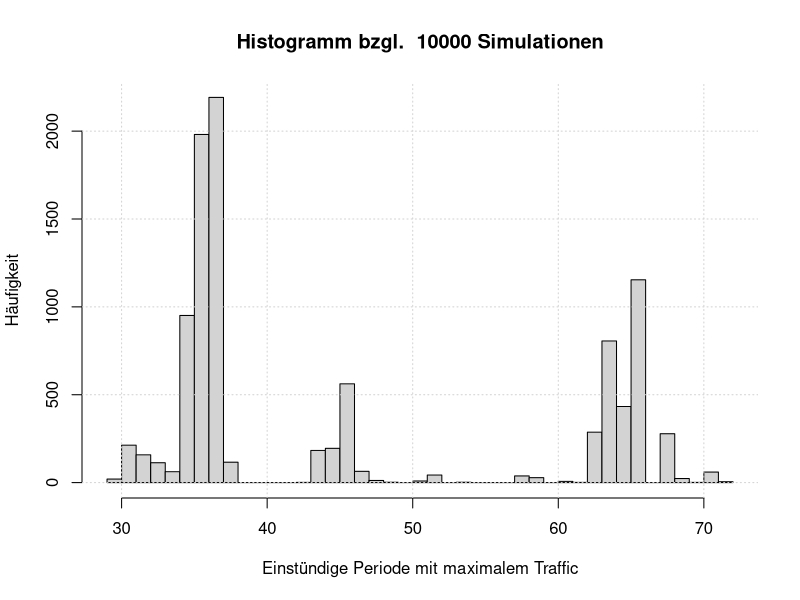
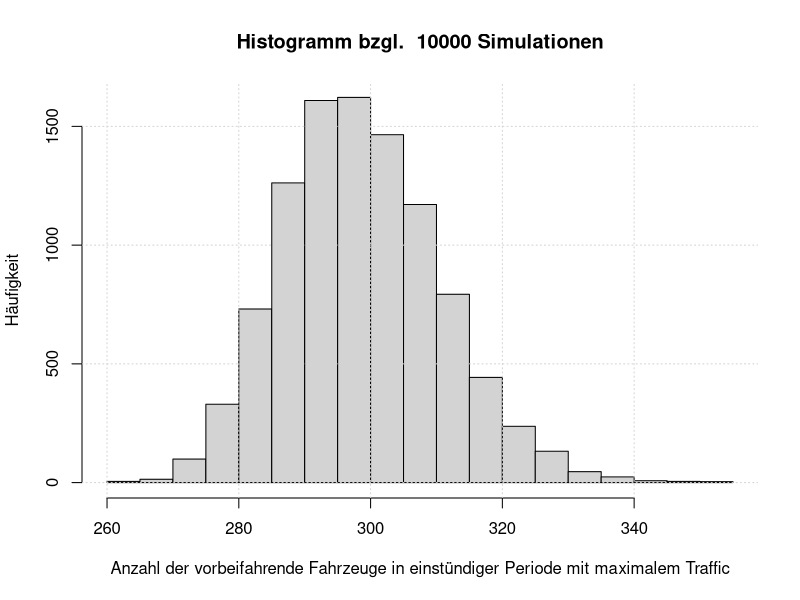
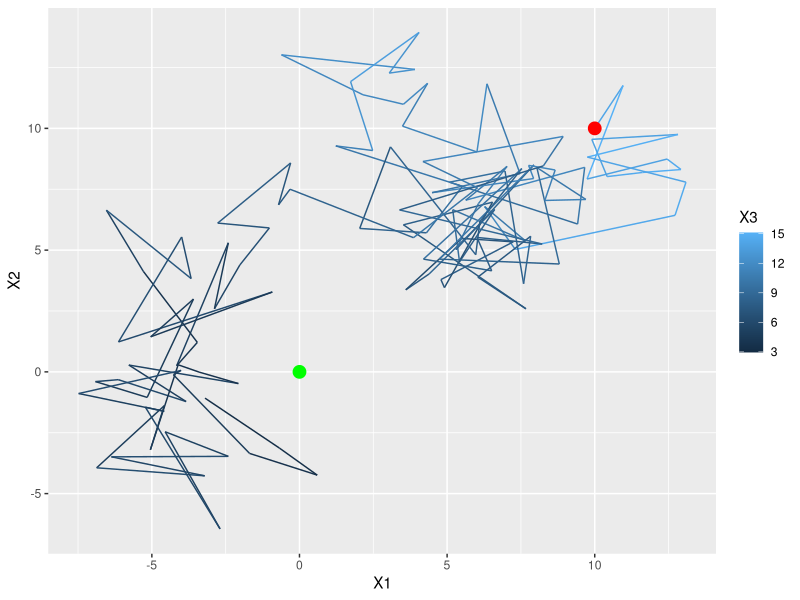
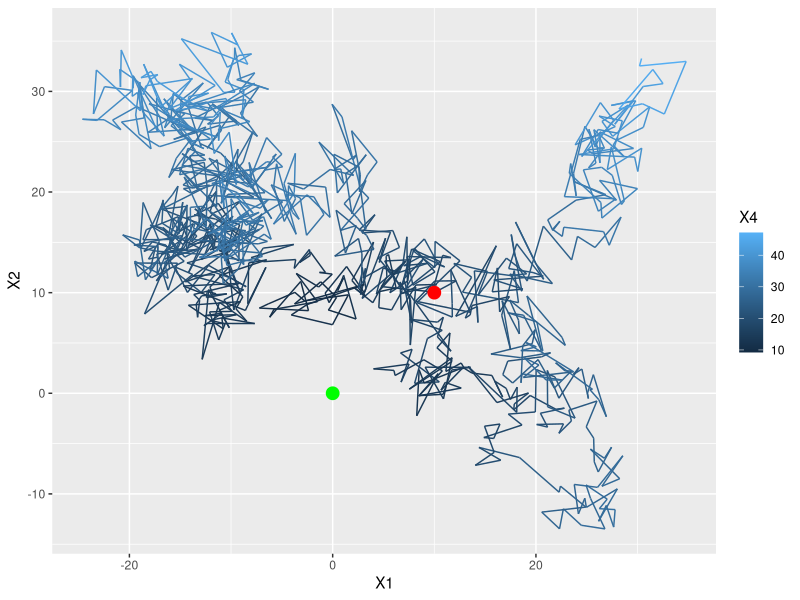
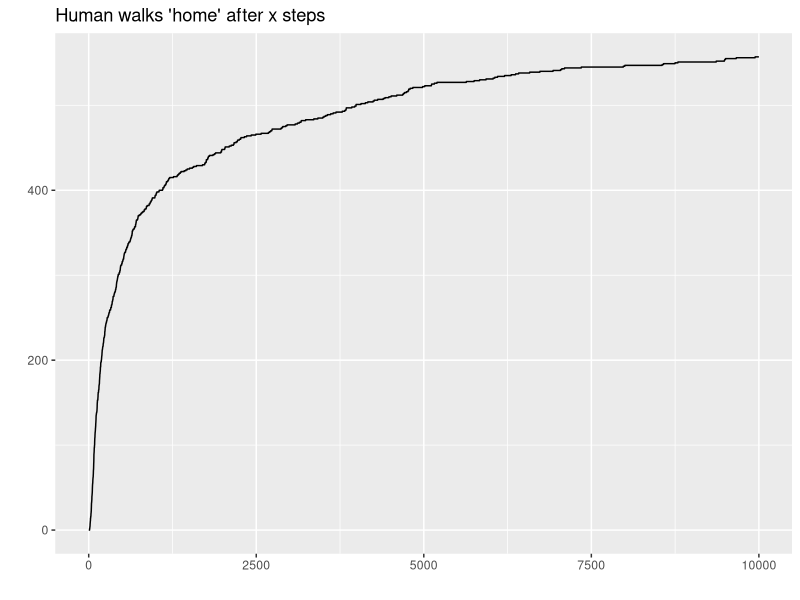
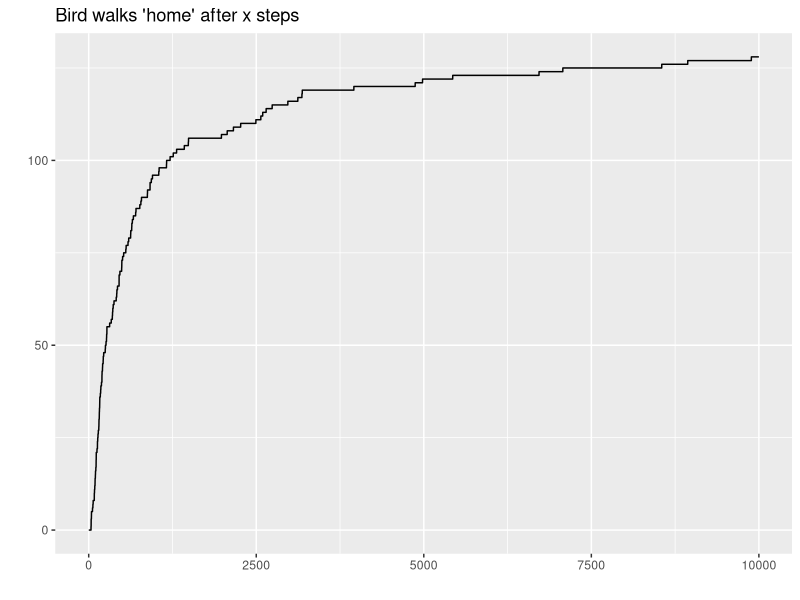
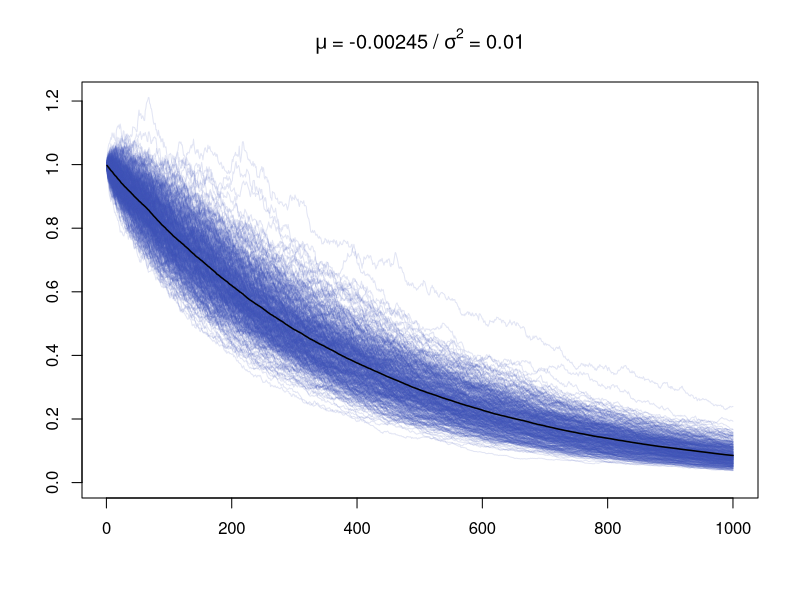
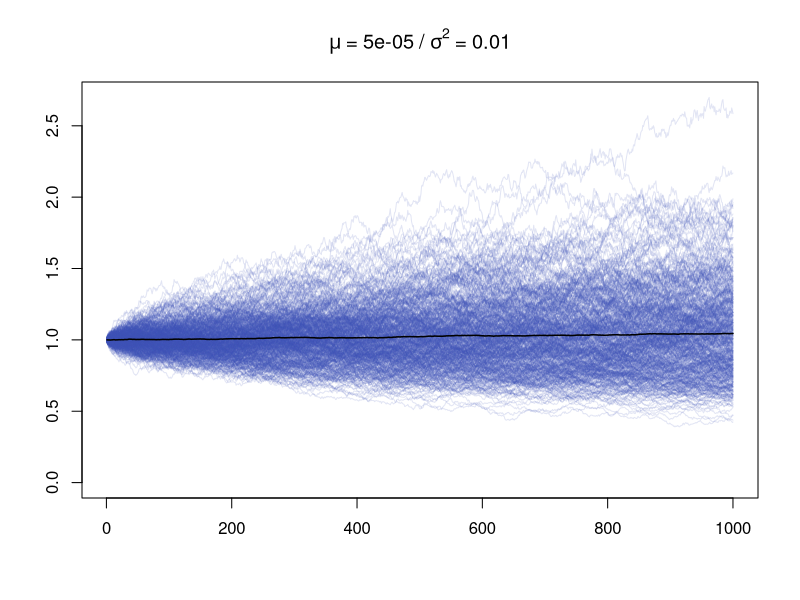

The R source for these figures, in order:
## ---- chunk 1
# Load libraries
library('ggplot2')
library(xtable)
## ---- chunk 2
# Read transition matrix
P <- as.matrix(read.csv("data/lungcancer.csv"))
nStates <- dim(P)[1]

# Sanity check
apply(P, 1, sum)
## ---- chunk 3
# Method 1

fnMCMeanSteps1 <- function(x, mu, P, tailProb = 10^-3){
  # This function computes the mean number of steps needed to reach state x for
  # a Markov chain defined with initial distribution mu and transition matrix P.
  # 
  # Args:
  #   x:        Target state
  #   mu:       Initial distribution
  #   P:        Transition matrix
  #   tailProb: Tail probability to control approximation
  #   
  # Returns:
  #   Expected number of steps to reach state x for the first time
  
  # Step 0
  cumProbs <- mu[x]
  mean <- mu[x] * 0  # symbolic initialization
  
  # Step 1
  tempProb <- sum(mu[-x] * P[-x, x])
  cumProbs <- cumProbs + tempProb
  mean <- mean + tempProb * 1
  
  # Further steps
  PTilde <- diag(length(mu) - 1)  # initialize PTilde
  k <- 2
  
  while (1-cumProbs >= tailProb) {
    PTilde <- PTilde %*% P[-x, -x]  # Update PTilde
    tempProb <- mu[-x] %*% PTilde %*% P[-x, x]  # Get prob. of hitting time k
    cumProbs <- cumProbs + tempProb  # cumulate probability mass
    mean <- mean + tempProb * k  # update mean
    k <- k+1
  }
  
  # Return mean
  return(as.double(mean))
}
## ---- chunk 4
# Method 2

fnMCMeanSteps2 <- function(x, mu, P, T = 1000){
  # This function computes the mean number of steps needed to reach state x for
  # a Markov chain defined with initial distribution mu and transition matrix P.
  # This method approximates the mean using 10'000 Markov chain simulations with
  # a maximum of T steps per simulation.
  # 
  # Args:
  #   x:  Target state
  #   mu: Initial distribution
  #   P:  Transition matrix
  #   T:  Maximum length of Markov chain
  #   
  # Returns:
  #   Expected number of steps to reach state x for the first time
  
  # Number of states and simulations
  nStates <- length(mu)
  nSim <- 10^4
  
  # Initialize vector to hold number of steps taken to reach state x for the
  # first time for each simulated markov chain
  vSteps <- vector(mode = "integer", length = nSim)
  
  # Start simulation of nSim markov chains with a maximum number of T steps
  for (n in 1:nSim){
    # Sample first state
    state <- sample(1:nStates, 1, prob = mu)
    
    for (t in 2:T+1){
      if (state == x){
        # break if state is x
        vSteps[n] <- t-1  # store number of steps
        break
      } else if (t == T+1) {
        # catch if state x has not been reached in T steps with NA
        vSteps[n] <- NA
        break
      }
      
      # sample next state depending on current state
      state <- sample(1:nStates, 1, prob = P[state, ])
    }
  }

  # Return mean
  return(mean(vSteps, na.rm = TRUE))
}
## ---- chunk 5
# Define initial distribution (always begin in state 23 (Lung))
mu <- rep(0, nStates)
mu[23] <- 1

# Expected number of steps to reach certain positions (Bladder, Brain, Heart)
 
# Method 1
startTime <- Sys.time()
meanStepsBladder1 <- fnMCMeanSteps1(5, mu, P, tailProb = 10^-5)
meanStepsBrain1 <- fnMCMeanSteps1(7, mu, P, tailProb = 10^-5)
meanStepsHeart1 <- fnMCMeanSteps1(17, mu, P, tailProb = 10^-5)
endTime  <- Sys.time()
timeMethod1 <- endTime - startTime

# Method 2
set.seed(42)
startTime <- Sys.time()
meanStepsBladder2 <- fnMCMeanSteps2(5, mu, P, T = 10000)
meanStepsBrain2 <- fnMCMeanSteps2(7, mu, P, T = 10000)
meanStepsHeart2 <- fnMCMeanSteps2(17, mu, P, T = 10000)
endTime  <- Sys.time()
timeMethod2 <- endTime - startTime
## ---- chunk 6
print(xtable(matrix(c(meanStepsBladder1, meanStepsBrain1, meanStepsHeart1,
                      meanStepsBladder2, meanStepsBrain2, meanStepsHeart2),
                    ncol = 2, dimnames = list(
                      c("Bladder", "Brain", "Heart"),
                      c("Method 1", "Method 2"))
                    ),
             caption = "Expected number of steps to reach position in body."),
      comment = FALSE)
## ---- chunk 7
# Read csv data
N <- as.matrix(read.csv("data/traffic.csv", header = TRUE))

# Get vector of 96 data points
Nt <- as.vector(t(N[,2:5]))

# Calculate lambda tilde and lambda as function of t
lambdaTildeT <- Nt
lambdaT <- 1.2 * lambdaTildeT
## ---- chunk 8
fnSimulatePoisson <- function(vecLambda, n) {
  # This function simulates poisson values based on vector of parameters lambda
  # 
  # Args:
  #   vecLambda:  Vector of parameters for poisson distribution
  #   n:          Number of simulations
  #   
  # Returns:
  #   Simulated vectors as matrix, where every row is a simulation of one day
  #   therefore the matrix as n rows.
  
  # Get random poisson distributed values for n days
  vSimulated <- rpois(length(vecLambda)*n, vecLambda)
  
  # Split data into matrix of form: mSplitted[day, quarter-hour]
  # where day goes from 1 to n and quater-hour from 1 to 96
  mSplitted <- t(matrix(vSimulated, nrow=length(vecLambda), ncol=n))
  
  return(mSplitted)
}

# Define number of simulations
nSimulations = 10000

# Run poisson simulation, based on parameter values from traffic.csv
mSimulation <- fnSimulatePoisson(lambdaT, nSimulations)
## ---- chunk 9
## Task 1
meanCarsPerDay <- mean(rowSums(mSimulation))
print(meanCarsPerDay)
## ---- chunk 10
## Task 2
# Calculate cumsums for every day
cumsumDays <- t(apply(mSimulation, 1, cumsum))
# Take position of all values below or equal 1000 and take maximum index value
thousandsCars <- apply(cumsumDays, 1, function(row) max(which(row <= 1000))/4)
# Take mean over all columns and round
thousandsCar <- floor(mean(thousandsCars))
print(thousandsCar)
## ---- chunk 11
## Task 3
# Calculate mean cars at position 7 (between 1:30 and 1:45)
meanCarsAtNightQuarter <- mean(as.vector(mSimulation[,7]))
print(meanCarsAtNightQuarter)
## ---- chunk 12
## Task 4/5
# Do rowwise cumsum
cumsumDays <- t(apply(mSimulation, 1, cumsum))
# Take cumsumDays and remove first 3 columns and
# take cumsumDays and remove last 4 colums and add zeros to the beginning
# Subtract both matrices to get hourly periods in quater hour steps
sumHourlyPeriod <- cumsumDays[,-(1:3)] -
  t(apply(cumsumDays[,1:(dim(cumsumDays)[2]-4)],1,function(row) c(0,row)))
## ---- chunk 13
# Get maximum traffic indices and plot histogram
maxTrafficPeriodIndices <- apply(sumHourlyPeriod, 1, function(row) which.max(row))

hist(maxTrafficPeriodIndices,
     breaks = max(maxTrafficPeriodIndices)-min(maxTrafficPeriodIndices),
     main = paste("Histogramm bzgl. ", nSimulations, "Simulationen"),
     xlab = "Einstündige Periode mit maximalem Traffic", ylab = "Häufigkeit")
grid()
## ---- chunk 14
# Get maximum traffic values and plot histogram
maxTrafficPeriodValues <- apply(sumHourlyPeriod, 1, function(row) max(row))

hist(maxTrafficPeriodValues,
     main = paste("Histogramm bzgl. ", nSimulations, "Simulationen"),
     xlab = paste("Anzahl der vorbeifahrende Fahrzeuge in einstündiger Periode",
                  "mit maximalem Traffic"),
     ylab = "Häufigkeit")
grid()
## ---- chunk 15
# Recurrence/homecoming probability of bird and human
rHuman <- 1
rBird <- 3/14

# check if library is there
require('ggplot2')

fnRandomWalk <- function(d, x, N, R) {
  # This function generates a random walk of dimension d, starting from x, with N steps,
  # that ends when the distance to the origin is smaller than R
  #
  # Return: dataframe containing the random walk
  # This is just for plotting, hence the dataframe
  
  dfWalk = data.frame(matrix(nrow=N, ncol=d+1))
  
  n=1
  pos=x
  dfWalk[1,1:d] = pos
  dist = sqrt(sum(pos*pos))
  dfWalk[1,d+1] = dist
  
  while(n<N && R<dist) {
    # This is the loop handling the random walk
    rstep <- c(round(rnorm(d),2))
    pos = pos+rstep
    dist <- sqrt(sum(pos*pos))
    dfWalk[n+1,1:d] = pos+rstep
    dfWalk[n+1,d+1] = dist
    n = n+1 
  }
  # na.omit ist necessary to handle random walks exiting after n<N (made it home)
  return(na.omit(dfWalk))
}

# Simulate the two example random walks
set.seed(257)
humanWalk <- fnRandomWalk(2, c(10,10), 1000, 3)
birdWalk <- fnRandomWalk(3, c(10,10,10), 1000, 3)
## ---- chunk 16
# Plotting human random walk
# The color gradient shows distance from home
start <- data.frame(X=10, Y=10, Z=10)
goal <- data.frame(X=0, Y=0, Z=10)
p1 <- ggplot(humanWalk, aes(x=X1, y=X2, color=X3)) +
    geom_path() +
    geom_point(data=start,aes(X,Y),colour='red',size=4) +
    geom_point(data=goal,aes(X,Y),colour='green',size=4)
p1
## ---- chunk 17
# Plotting bird random walk
# The color gradient shows distance from home
birdWalk <- fnRandomWalk(3, c(10,10,10), 1000, 3)
p2 <- ggplot(birdWalk, aes(x=X1, y=X2, color=X4)) +
    geom_path() +
    geom_point(data=start,aes(X,Y),colour='red',size=4) +
    geom_point(data=goal,aes(X,Y),colour='green',size=4)
p2

## ---- chunk 18

# Now simulate the random walks in Monte Carlo fahsion.
# For this we sample all random values at once, add them up and compute matrices that contain
# a 1 if walks i is "home" at position j, and a 0 if not. From this we sum the number of "home"
# walks along the number of steps taken and arrive at the convergence towards the recurrence
# probability r

set.seed(45791)
walks <- 1000
steps <- 10000
length <- 10000
startpos <- c(10,10,10)
R <- 3

randValsX <- matrix(rnorm(walks*steps,0,sqrt(length/steps)),nrow=walks,ncol=steps)
randValsY <- matrix(rnorm(walks*steps,0,sqrt(length/steps)),nrow=walks,ncol=steps)
randValsZ <- matrix(rnorm(walks*steps,0,sqrt(length/steps)),nrow=walks,ncol=steps)
randValsX[,1] <- startpos[1]
randValsY[,1] <- startpos[2]
randValsZ[,1] <- startpos[3]
randValsX <- t(apply(randValsX,1,cumsum))
randValsY <- t(apply(randValsY,1,cumsum))
randValsZ <- t(apply(randValsZ,1,cumsum))

WalksH <- sqrt((randValsX^2)+(randValsY^2)) < R
WalksB <- sqrt(((randValsX^2)+(randValsY^2)+(randValsZ^2))) < R

fnWalkIn <- function(slice) {
  # This function takes the columns of the matrix with 0-1 values for distance < R or > R
  # and looks for the first 1 in each row. When found, all entries in the remaining row
  # are set to 1, to signify that the walk has already been 'in'
  # Args:
  #   slice: column of the matrix with 0-1 values for out-in on pos i,j
  first <- match(1,slice)
  if(is.finite(first)) {
    slice[first:length(slice)] <- 1
  }
  return(slice)
}

WalksH <- t(apply(WalksH,1,fnWalkIn))
WalksB <- t(apply(WalksB,1,fnWalkIn))

WalksInH <- apply(WalksH,2,sum)
WalksInB <- apply(WalksB,2,sum)

####################################
## ---- chunk 19
H <- qplot(x=1:length(WalksInH), y=WalksInH,geom="line", xlab="", ylab="",
      main="Human walks 'home' after x steps")
B <- qplot(x=1:length(WalksInB), y=WalksInB,geom="line", xlab="", ylab="",
      main="Bird walks 'home' after x steps")
H
B

## ---- chunk 20

# The hardcoded values where obtained in more involved simulations too costly to repeat here
#
print(xtable(matrix(c(WalksInH[steps]/walks, 0.7, 0.75,
                      WalksInB[steps]/walks, 0.12, 0.14),
                    ncol = 2, dimnames = list(
                      c("10.000", "100.000", "1.000.000"),
                      c("Mensch", "Vogel"))
                    ),
             caption = "Convergence of Possibility for 'Home'"),
      comment = FALSE)
## ---- chunk 21
fnBrownianMotion <- function(nSim, nSteps, tMax = nSteps){
  # This function simulates nSim brownian motions with nSteps of length 
  # (tMax/nSteps). That is, the browian motions are of overall length of tMax.
  # 
  # Args:
  #   nSim:   Number of simulations/walks
  #   nSteps: Number of steps in each walk
  #   tMax:   Overall length of each walk
  #   
  # Returns:
  #   A matrix with nSim rows and nSteps columns, i.e. each row is the simulation
  #   of one brownian motion.
  matSteps <- matrix(rnorm(nSim*nSteps, 0, sqrt(tMax/nSteps)), 
                     nrow = nSim, ncol = nSteps)
  return(t(apply(matSteps, 1, cumsum)))
}
## ---- chunk 22

fnGeometricBrown <- function(nSim, nSteps, vecMu, vecSigma) {
  # This function simulates for every combination of parameters mu and sigma
  # nSim geometric brownian motions with nSteps of length 1.
  # The results are plotted, including mean Brownian.
  # 
  # Args:
  #   nSim:     Number of simulations
  #   nSteps:   Number of steps in simulation
  #   vecMu:    Vector of mu parameters
  #   vecSigma: Vector of sigma parameters
  #   
  # Returns:
  #   Noting, just creates plots
  
  # Fix start value at 1
  X0 <- 1
  # Obtain length of parameter vectors
  nPars <- length(vecMu)
  
  # One time series plot for every parameter combination
  for(i in 1:nPars) {
    # Get Brownian
    matBM <- fnBrownianMotion(nSim, nSteps)
    # Calculate Geometric Brownian
    matX <- X0 * exp((vecMu[i]-0.5*vecSigma[i]^2)*(1:nSteps) + vecSigma[i]*t(matBM))
    
    # Plot all Geometric Brownian
    ts.plot(matX, ylim = c(0,max(matX)), xlab = "",
            main = bquote(mu ~ "=" ~ .(vecMu[i]) ~ "/" ~ sigma^2 ~ "=" ~ .(vecSigma[i])),
            col = rgb(63/255, 81/255, 181/255, alpha = 0.15))
    # Add mean of all Geometric Brownians
    lines(rowMeans(matX), lwd = 1.5)
    cat('\r\n\r\n')
  }
  
}

nSim <- 500
nSteps <- 1000
vecMu = c(-0.00245, 0.00005, 0.00255)
vecSigma = c(0.01, 0.01, 0.01)

# Check conditions
vecMu-(vecSigma^2/2)

# Rund and plot simulations
fnGeometricBrown(nSim, nSteps, vecMu, vecSigma)
## ---- chunk 23
# Set parameter of geometric brownian motion and call option
TCall <- 1
r <- 0.04
sigma <- 0.2
X0 <- 100
K <- 100
C <- list()
mu <- r

# Set number of simulations and steps
nSim <- 10000
nSteps <- 1000
## ---- chunk 24
# Black-Scholes
stepsScholes <- seq(1/nSteps, 1, 1/nSteps)

# Calculate Black-Scholes values
d1 <- 1/(sigma*sqrt(TCall)) * (log(X0/K)+(r+(0.5*sigma^2))*stepsScholes)
d2 <- d1-sigma*sqrt(TCall)
vecScholes <- X0*pnorm(d1) - K*exp(-r*stepsScholes)*pnorm(d2)

# Get last value
C$BlackScholes <- tail(vecScholes, 1)
## ---- chunk 25
# Simulate brownian motions
matBM <- fnBrownianMotion(nSim, nSteps, TCall)

# Compute price processes using exact solution of SDE
times <- seq(TCall/nSteps, TCall, 1/nSteps)
matX <- t(X0 * exp((mu-0.5*sigma^2)*times + sigma*t(matBM)))

# Get MC approximation of arbitrage-free price C
payouts <- matX - K
payouts[payouts <= 0] <- 0

matMC <- exp(-r) * payouts
C$MC <- exp(-r) * mean(payouts[, nSteps])
## ---- chunk 26
fnEulerScheme <- function(nSim, nSteps, tMax, mu, sigma, X0){
  # This function simulates nSim price processes with nSteps of length 
  # (tMax/nSteps) using trend mu, volatility sigma, and starting price X0.
  # 
  # Args:
  #   nSim:   Number of simulations/walks
  #   nSteps: Number of steps in each walk
  #   tMax:   Overall length of each walk
  #   mu:     Trend
  #   sigma:  Volatility
  #   X0:     Start price
  #   
  # Returns:
  #   A matrix with nSim rows and nSteps columns, i.e. each row is the simulation
  #   of one brownian motion.
  
  # Get length of one step
  stepLen <- tMax/nSteps
  
  # Simulate from the standard normal
  matNorm <- matrix(rnorm(nSim*nSteps), nrow = nSim)
  
  # Initialize price processes
  matX <- matrix(nrow = nSim, ncol = nSteps)
  matX[,1] <- (1 + mu*stepLen + sigma*sqrt(stepLen)*matNorm[,1]) * X0
  
  # Build price processes recursively
  for (k in 2:nSteps){
    matX[,k] <- (1 + mu*stepLen + sigma*sqrt(stepLen)*matNorm[,k]) * matX[,k-1]
  }
  
  # return matrix with simulated price processes
  return(matX)
}

# Run Euler scheme
matX <- fnEulerScheme(nSim, nSteps, TCall, mu, sigma, X0)

# Get MC approximation of arbitrage-free price C
payouts <- matX - K
payouts[payouts <= 0] <- 0

matEU <- exp(-r) * payouts
C$Euler <- exp(-r) * mean(payouts[, nSteps])
## ---- chunk 27
print(xtable(matrix(c(C$BlackScholes, C$MC, C$Euler), ncol = 1, 
                    dimnames = list(c("Black and Scholes", "MC BM", "Euler"))),
             caption = "Arbitrage-free prices of European Call Option."),
      comment = FALSE)
## ---- chunk 28
ts.plot(t(matMC[1:500,]), xlab = "",
            main = "MC-Simulation, Mitteltwert (schwarz) und Black Scholes (rot)",
            col = rgb(63/255, 81/255, 181/255, alpha = 0.15))
lines(colMeans(matMC), col = "black", lwd = 1.5)
lines(vecScholes, col = "red", lwd = 1.5)

ts.plot(t(matEU[1:500,]), xlab = "",
            main = "Euler-Schema, Mitteltwert (schwarz) und Black Scholes (rot)",
            col = rgb(63/255, 81/255, 181/255, alpha = 0.15))
lines(colMeans(matEU), col = "black", lwd = 1.5)
lines(vecScholes, col = "red", lwd = 1.5)
